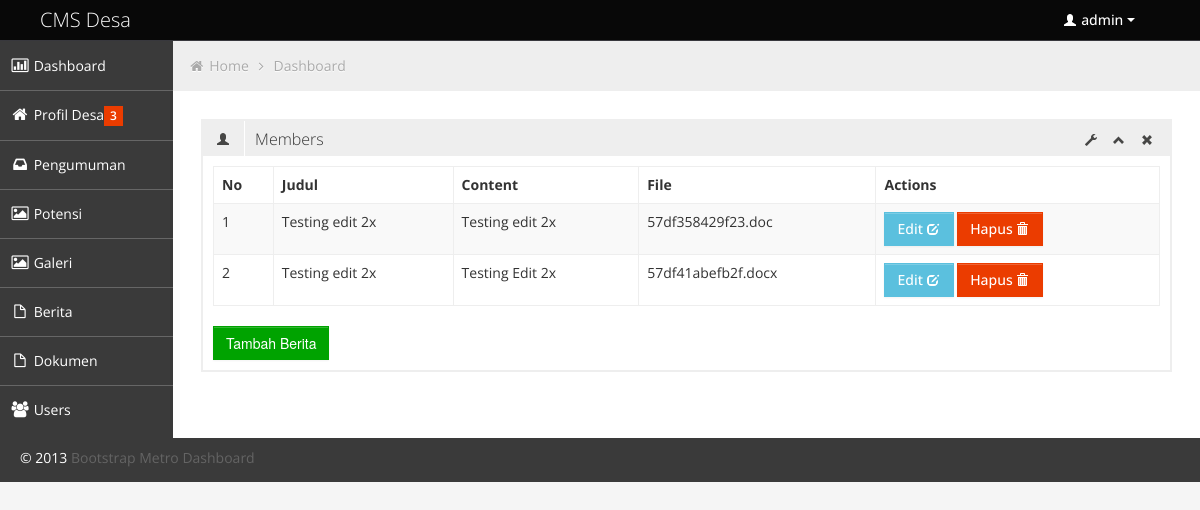
Page /admin/dokumen (signed in) on the committed database.
### tables this page shows
CREATE TABLE `dokumen` (
  `id` int(20) NOT NULL,
  `title` varchar(100) NOT NULL,
  `content` text NOT NULL,
  `file` varchar(50) NOT NULL
);

### admin/libs/routers.php (called while the page is built, shortened)
<?php
	$url = isset($_GET['p']) ? $_GET['p'] : null;
	$url = rtrim($url, '/');
	$url = filter_var($url, FILTER_SANITIZE_URL);
	$url = explode('/', $url);
	$method = !empty($url[1])?$url[1]:'';
?>

### models/load_class.php (called while the page is built, shortened)
<?php
require_once('db.php');
	function autoload($class)
	{
		$namafile = $class.'.php';
	}
	try {
		$dokumen = new dokumen_model($db);
	} catch (Exception $e) {
		echo "Error".$e->getMessage()."\n";
	}
?>

### models/dokumen_model.php (called while the page is built, shortened)
<?php
	class dokumen_model
	{
		private $db;
		function __construct($database)
		{
			$this->db=$database;
		}
		public function getDokumen()
		{
			$query = $this->db->prepare("SELECT * FROM `dokumen`");
			try {
				$query->execute();
			} catch (PDOException $e) {
				die();
			}
			return $query->fetchAll(PDO::FETCH_ASSOC);
		}
	}
?>

### admin/views/dokumen_vw.php (the view, shortened to what this page needs)
<?php
if(isset($method)):
switch ($method)
{
	case'':
		echo '
		<div class="row-fluid sortable">
				<div class="box span12">
					<div class="box-header" data-original-title>
						<h2><i class="halflings-icon user"></i><span class="break"></span>Members</h2>
						<div class="box-icon">
							<a href="#" class="btn-setting"><i class="halflings-icon wrench"></i></a>
							<a href="#" class="btn-minimize"><i class="halflings-icon chevron-up"></i></a>
							<a href="#" class="btn-close"><i class="halflings-icon remove"></i></a>
						</div>
					</div>
					<div class="box-content">
						<table class="table table-striped table-bordered bootstrap-datatable datatable">
						  <thead>
							  <tr>
								  <th>No</th>
								  <th>Judul</th>
								  <th>Content</th>
								  <th>File</th>
								  <th>Actions</th>
							  </tr>
						  </thead>
						  <tbody>
						  ';
						$no = 1;
						$dokumen = $dokumen->getDokumen();
						foreach ($dokumen as $a)
						{
						  echo'
							<tr>
								<td>'.$no++.'</td>
								<td class="center">'.$a['title'].'</td>
								<td class="center">'.substr($a['content'], 0, 420).'</td>
								<td class="center">'.$a['file'].'</td>
								<td class="center">
									<a class="btn btn-info" href="'.adm.'dokumen/edit/'.$a['id'].'"> Edit
										<i class="halflings-icon white edit"></i>
									</a>
									<a class="btn btn-danger" href=\'javascript: hapusAlert("'.$a['id'].'");\'> Hapus
										<i class="halflings-icon white trash"></i>
									</a>
								</td>
							</tr>
							';
						}
							echo'
						  </tbody>
					  </table>
					  	<a href="'.adm.'dokumen/add"><button type="submit" class="btn btn-success">Tambah Berita</button></a>
					</div>
				</div>
			</div>
		<ol>
			';
	break;
}
?>
<?php
endif;
?>

### asset/css/style.css (style rules this page uses)
body { background: #F5F5F5; color: #333; border: none; font-family: 'Open Sans', sans-serif; font-weight: 400; }
a { color: #646464; }
h2 { font-size: 16px; line-height: 16px; }
.box { border: 2px solid #eee; background: #fff !important; margin-bottom: 28px; }
.box-header { height: 16px; font-size: 16px; line-height: 16px; padding: 10px; background: #eee; -webkit-box-shadow: none; -moz-box-shadow: none; box-shadow: none; overflow: hidden; }
.box-header h2 { float:left; margin-top: 0px; font-weight: 300; }
.box-header h2 i { margin: 0px 3px 0px 4px; opacity: .8; filter: alpha(opacity=80); -ms-filter:"progid:DXImageTransform.Microsoft.Alpha(Opacity=80)"; }
.box-header .box-icon { float:right; margin-top: 1px; }
.box-header .box-icon i { -webkit-transition: all 0.1s ease-in-out; -moz-transition: all 0.1s ease-in-out; -o-transition: all 0.1s ease-in-out; -ms-transition: all 0.1s ease-in-out; transition: all 0.1s ease-in-out; opacity: .8; filter: alpha(opacity=80); -ms-filter:"progid:DXImageTransform.Microsoft.Alpha(Opacity=80)"; }
.box-header .box-icon a { margin: 0px 5px; }
.box-content { position: relative; z-index: 50; margin-top: -1px; padding: 10px; background: #fff !important; }
.btn { display: inline-block; padding: 6px 12px; margin-bottom: 0; font-size: 14px; font-weight: 500; line-height: 20px; text-align: center; white-space: nowrap; vertical-align: middle; cursor: pointer; border: 1px solid #a7a9aa; -webkit-border-radius: 0px !important; border-radius: 0px !important; }
.btn i { margin-top: 2px; }
.btn { color: #ffffff; background-color: #a7a9aa; border-color: #a7a9aa; background-image: none; filter: none; text-shadow: none; }
.btn-danger { background-color: #EB3C00; border-color: #EB3C00; }
.btn-success { background-color: #00A300; border-color: #00A300; }
.btn-info { background-color: #5bc0de; border-color: #5bc0de; }
.table th, .table td { border-top: 1px solid #eee; }
.table-bordered { border-color: #eee; -webkit-border-radius: 0px !important; -moz-border-radius: 0px !important; border-radius: 0px !important; }
.table-bordered th, .table-bordered td { border-left: 1px solid #eee; }
.table-bordered thead:first-child tr:first-child > th:first-child, .table-bordered tbody:first-child tr:first-child > td:first-child, .table-bordered tbody:first-child tr:first-child > th:first-child { -webkit-border-radius: 0px !important; -moz-border-radius: 0px !important; border-radius: 0px !important; }
.table-bordered thead:first-child tr:first-child > th:last-child, .table-bordered tbody:first-child tr:first-child > td:last-child, .table-bordered tbody:first-child tr:first-child > th:last-child { -webkit-border-radius: 0px !important; -moz-border-radius: 0px !important; border-radius: 0px !important; }
.table-bordered thead:last-child tr:last-child > th:first-child, .table-bordered tbody:last-child tr:last-child > td:first-child, .table-bordered tbody:last-child tr:last-child > th:first-child, .table-bordered tfoot:last-child tr:last-child > td:first-child, .table-bordered tfoot:last-child tr:last-child > th:first-child { -webkit-border-radius: 0px !important; -moz-border-radius: 0px !important; border-radius: 0px !important; }
.table-bordered thead:last-child tr:last-child > th:last-child, .table-bordered tbody:last-child tr:last-child > td:last-child, .table-bordered tbody:last-child tr:last-child > th:last-child, .table-bordered tfoot:last-child tr:last-child > td:last-child, .table-bordered tfoot:last-child tr:last-child > th:last-child { -webkit-border-radius: 0px !important; -moz-border-radius: 0px !important; border-radius: 0px !important; }

### asset/css/halflings.css (style rules this page uses)
html, html .halflings { -webkit-font-smoothing: antialiased !important; }
.halflings-icon { display: inline-block; width: 14px; height: 14px; line-height: 14px; vertical-align: text-top; background-image: url(../img/glyphicons_halflings.svg); background-position: 0 0; background-repeat: no-repeat; vertical-align: top; *display: inline; *zoom: 1; *margin-right: .3em; }
.halflings-icon.white { background-image: url(../img/glyphicons_halflings-white.svg); }
.halflings-icon.user { background-position: -168px 0; }
.halflings-icon.remove { background-position: -312px 0; }
.halflings-icon.trash { background-position: -456px 0; }
.halflings-icon.edit { background-position: -96px -72px; }
.halflings-icon.chevron-up { background-position: -288px -120px; }
.halflings-icon.wrench { background-position: -360px -144px; }

### rows in the picture
dokumen: title "Testing edit 2x", content "Testing edit 2x", file "57df358429f23.doc"
dokumen: title "Testing edit 2x", content "Testing Edit 2x", file "57df41abefb2f.docx"

### other values in the picture
$_SESSION['user'] "admin"
